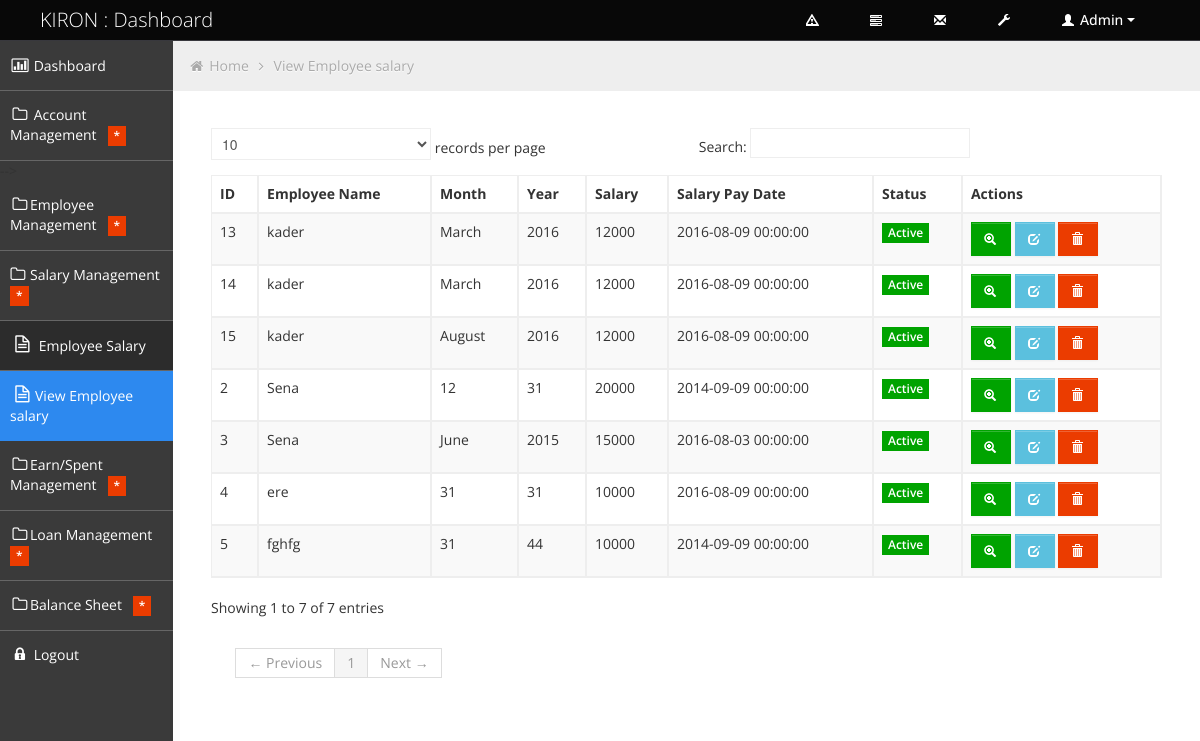
The app's page /management/view_employee_salary.php with its own data.
### tables this page shows
CREATE TABLE `employee_salary` (
  `salary_id` int(11) NOT NULL,
  `employee_id` int(11) NOT NULL,
  `month_name` varchar(12) NOT NULL,
  `year_name` int(4) NOT NULL,
  `salary_ammount` int(11) NOT NULL,
  `salary_pay_date` datetime NOT NULL
);

CREATE TABLE `employees` (
  `employee_id` int(11) NOT NULL,
  `employee_name` varchar(25) NOT NULL,
  `employee_fathers_name` varchar(25) NOT NULL,
  `employee_mothers_name` varchar(25) NOT NULL,
  `employee_birth_date` date NOT NULL,
  `gender_type` varchar(6) NOT NULL,
  `employee_mobile` varchar(15) NOT NULL,
  `employee_email` varchar(25) NOT NULL,
  `document_number` varchar(20) NOT NULL,
  `employee_present_address` varchar(50) NOT NULL,
  `employee_joining_date` date NOT NULL,
  `employee_designation` varchar(25) NOT NULL,
  `employee_salary` int(11) NOT NULL,
  `employee_photo` varchar(50) NOT NULL
);

### management/view_employee_salary.php (the view, shortened to what this page needs)
<!DOCTYPE html>
<html lang="en">
<head>
	<link id="bootstrap-style" href="css/bootstrap.min.css" rel="stylesheet">
	<link href="css/bootstrap-responsive.min.css" rel="stylesheet">
	<link id="base-style" href="css/style.css" rel="stylesheet">
	<link id="base-style-responsive" href="css/style-responsive.css" rel="stylesheet">
</head>
<body>
	<div class="navbar">
		<div class="navbar-inner">
			<div class="container-fluid">
				<a class="brand" href="index.php"><span>KIRON : Dashboard</span></a>
				<div class="nav-no-collapse header-nav">
					<ul class="nav pull-right">
						<li class="dropdown hidden-phone">
							<a class="btn dropdown-toggle" data-toggle="dropdown" href="#">
								<i class="halflings-icon white warning-sign"></i>
							</a>
						</li>
						<li class="dropdown hidden-phone">
							<a class="btn dropdown-toggle" data-toggle="dropdown" href="#">
								<i class="halflings-icon white tasks"></i>
							</a>
						</li>
						<li class="dropdown hidden-phone">
							<a class="btn dropdown-toggle" data-toggle="dropdown" href="#">
								<i class="halflings-icon white envelope"></i>
							</a>
						</li>
						<li>
							<a class="btn" href="#">
								<i class="halflings-icon white wrench"></i>
							</a>
						</li>
						<li class="dropdown">
							<a class="btn dropdown-toggle" data-toggle="dropdown" href="#">
								<i class="halflings-icon white user"></i> Admin
								<span class="caret"></span>
							</a>
						</li>
					</ul>
				</div>
			</div>
		</div>
	</div>
		<div class="container-fluid-full">
		<div class="row-fluid">
			<div id="sidebar-left" class="span2">
				<div class="nav-collapse sidebar-nav">
					<ul class="nav nav-tabs nav-stacked main-menu">
						<li><a href="index.php"><i class="icon-bar-chart"></i><span class="hidden-tablet"> Dashboard</span></a></li>
						<li>
							<?php include('account_management.php');?>
						</li>
                        <li>
							<?php include('employee_management.php');?>
						</li>
                        <li>
							<?php include('salary_management.php');?>
						</li>
                        <li>
							<?php include('earn_spent_management.php');?>
						</li>
                        <li>
							<?php include('loan_management.php');?>
						</li>
                        <li>
							<?php include('balance_sheet_management.php');?>
						</li>
						<li><a href="logout.php"><i class="icon-lock"></i><span class="hidden-tablet"> Logout</span></a></li>
					</ul>
				</div>
			</div>
			<div id="content" class="span10">
			<ul class="breadcrumb">
				<li>
					<i class="icon-home"></i>
					<a href="index.php">Home</a>
					<i class="icon-angle-right"></i>
				</li>
				<li><a href="#">View Employee salary</a></li>
			</ul>
	<?php
require('db_config.php');
 $sql =	"SELECT * FROM employee_salary, employees WHERE employees.employee_id = employee_salary.employee_id ";
 $result = mysqli_query($mysqli,$sql);
 ?>
 <div class="row-fluid sortable">
					<div class="box-content">
 <table border="2" class="table table-striped table-bordered bootstrap-datatable datatable">
  <thead>
 <tr><th>ID</th><th>Employee Name</th><th> Month</th><th> Year</th><th>Salary </th><th>Salary Pay Date </th><th>Status</th><th>Actions</th></tr>
</thead>
 <tbody>
<?php
 while($data = mysqli_fetch_array($result)){
 ?>
	 <tr>
     <td><?php echo $data['salary_id']?></td>
     <td><?php echo $data['employee_name']?></td>
     <td><?php echo $data['month_name']?></td>
     <td><?php echo $data['year_name']?></td>
	  <td><?php echo $data['salary_ammount']?></td>
	   <td><?php echo $data['salary_pay_date']?></td>
	    <td class="center">
									<span class="label label-success">Active</span>
								</td>
								<td class="center">
									<a class="btn btn-success" href="">
										<i class="halflings-icon white zoom-in"></i>
									</a>
									<a class="btn btn-info" href="edit_salary.php?id=<?php echo $data['employee_id'] ?>&emp_name=<?php echo $data['employee_name'] ?>">
										<i class="halflings-icon white edit"></i>
									</a>
									<a class="btn btn-danger" href="delete_salary.php?id=<?php echo $data['salary_id'] ?>">
										<i class="halflings-icon white trash"></i>
									</a>
								</td>
                 <?php }
?>	</tbody>
				 </table>
					</div>
	 </div>
			</div>
	</div>
		</div>
</body>
</html>

### management/css/style-responsive.css (style rules this page uses)
@media (min-width: 1200px) { .container-fluid-full { overflow: hidden; position: relative; height: 100%; } }
@media (min-width: 1200px) { #content { width: 85.578%; padding: 28px; margin: 0px 0px; margin-left: 14.422% !important; } }
@media (min-width: 1200px) { #sidebar-left { background: #3A3A3A; margin-left: 0px !important; position: absolute; height: 100%; } }
@media (min-width: 1200px) { .sidebar-nav > ul { margin: 0px; } }

### management/css/halflings.css (style rules this page uses)
html, html .halflings { -webkit-font-smoothing: antialiased !important; }
.halflings-icon { display: inline-block; width: 14px; height: 14px; line-height: 14px; vertical-align: text-top; background-image: url(../img/glyphicons_halflings.svg); background-position: 0 0; background-repeat: no-repeat; vertical-align: top; *display: inline; *zoom: 1; *margin-right: .3em; }
.halflings-icon.white { background-image: url(../img/glyphicons_halflings-white.svg); }
.halflings-icon.envelope { background-position: -72px 0; }
.halflings-icon.user { background-position: -168px 0; }
.halflings-icon.zoom-in { background-position: -336px 0; }
.halflings-icon.trash { background-position: -456px 0; }
.halflings-icon.edit { background-position: -96px -72px; }
.halflings-icon.warning-sign { background-position: -144px -120px; }
.halflings-icon.wrench { background-position: -360px -144px; }
.halflings-icon.tasks { background-position: -384px -144px; }

### records on screen
employee_salary: salary_id "2", employee.employee_name "Sena", month_name "12", year_name "31", salary_ammount "20000", salary_pay_date "2014-09-09 00:00:00"
employee_salary: salary_id "3", employee.employee_name "Sena", month_name "June", year_name "2015", salary_ammount "15000", salary_pay_date "2016-08-03 00:00:00"
employee_salary: salary_id "4", employee.employee_name "ere", month_name "31", year_name "31", salary_ammount "10000", salary_pay_date "2016-08-09 00:00:00"
employee_salary: salary_id "5", employee.employee_name "fghfg", month_name "31", year_name "44", salary_ammount "10000", salary_pay_date "2014-09-09 00:00:00"
employee_salary: salary_id "13", employee.employee_name "kader"
employee_salary: salary_id "14", employee.employee_name "kader", month_name "March", year_name "2016", salary_ammount "12000", salary_pay_date "2016-08-09 00:00:00"
employee_salary: salary_id "15", employee.employee_name "kader", month_name "August", year_name "2016", salary_ammount "12000", salary_pay_date "2016-08-09 00:00:00"
